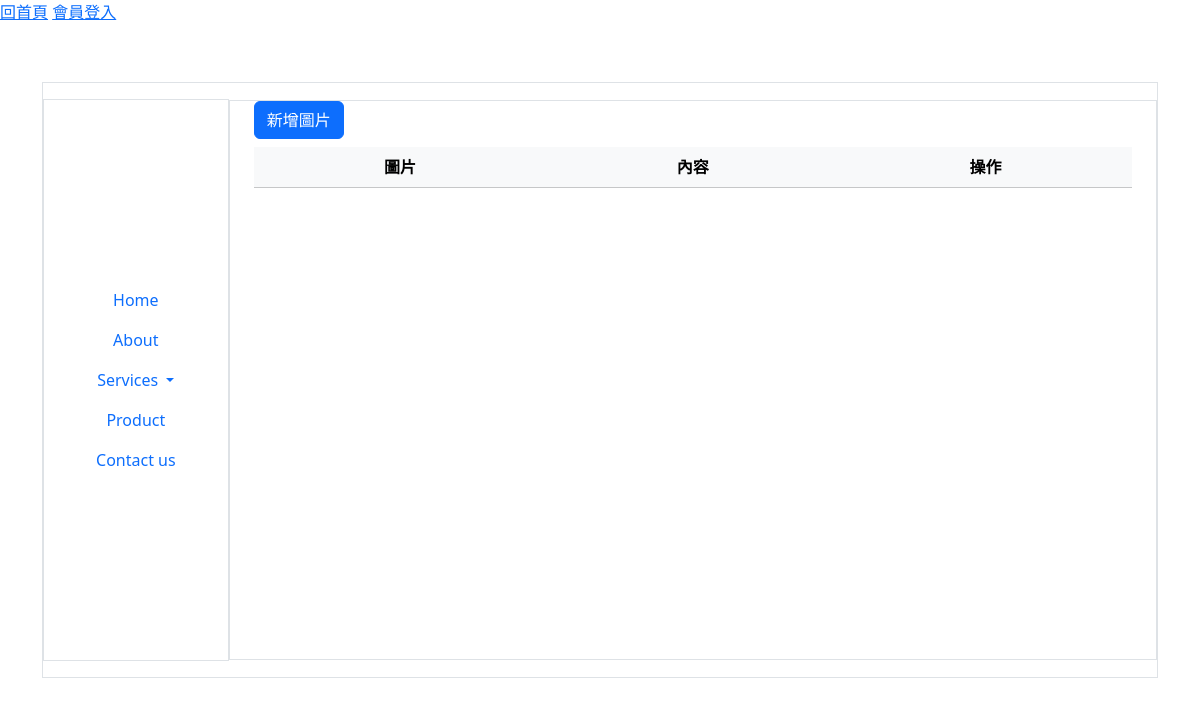
The page /BAWebsite/back.php?do=Offering on the database as committed earlier.
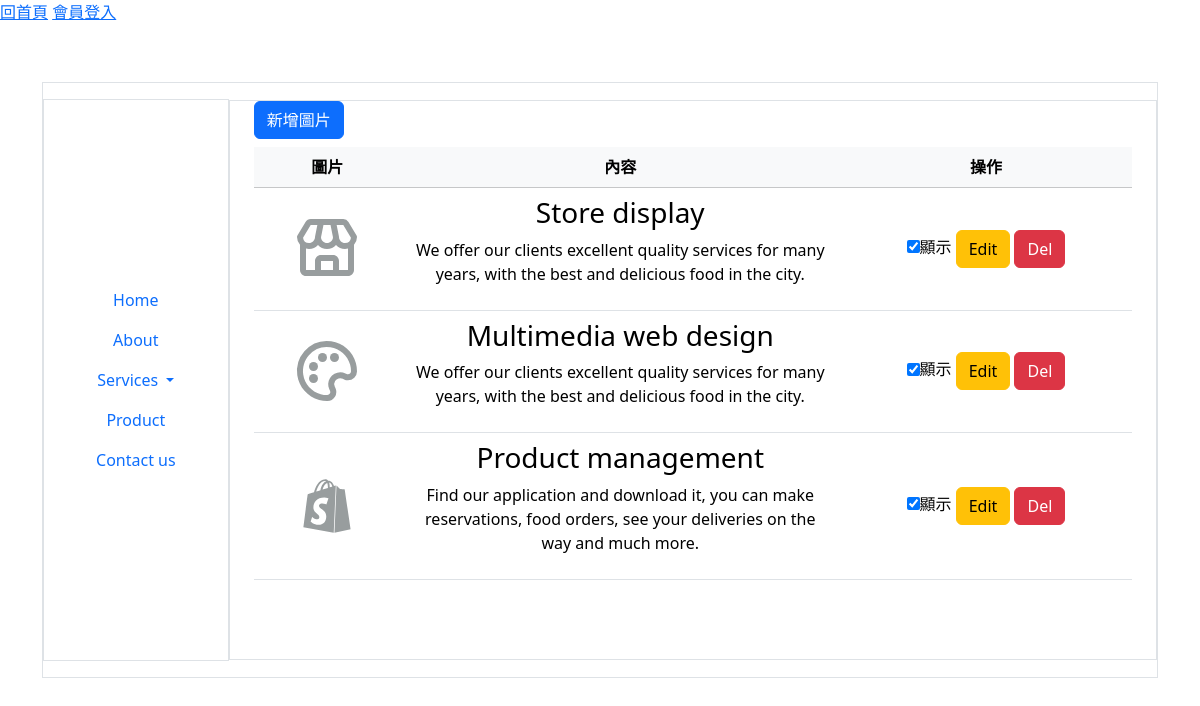
The same page on the database as committed later.
### BAWebsite/api/base.php (called while the page is built, shortened)
<?php
class DB
{
    protected $table;
    protected $dsn = "mysql:host=localhost;charset=utf8;dbname=z220";
    protected $pdo;
    public function __construct($table)
    {
        $this->table = $table;
        $this->pdo = new PDO($this->dsn, 'root', '');
    }
    public function all(...$arg)
    {
        $sql = "select * from  `$this->table`";
        return $this->pdo->query($sql)->fetchAll(PDO::FETCH_ASSOC);
    }
}

### BAWebsite/backend/offering.php (the view, shortened to what this page needs)
<div class="container w-100 h-100 overflow-auto">
    <button type="button" class=" btn btn-primary d-flex justify-content-start mb-2" id="addButton">新增圖片</button>
    <form action="./api/edit.php" method="post">
        <table class="table">
            <thead class="table-light">
                <tr>
                    <th>圖片</th>
                    <th>內容</th>
                    <th>操作</th>
                </tr>
            </thead>
            <tbody>
                <?php
                $rows = ${$do}->all();
                foreach ($rows as $row) {
                    ?>
                    <tr>
                        <td class="text-center align-middle">
                            <?= $row['svg']; ?>
                        </td>
                        <td class="text-center align-middle w-50">
                                <h3 class="menu__name"><?= $row['text1']; ?></h3>
                                <p class="menu__detail"><?= $row['text2']; ?></p>
                        </td>
                        <td class="text-center align-middle">
                            <input type="checkbox" aria-label="checkbox button for following text input" name="sh[]"
                                id="checkbox_<?= $row['id']; ?>" value="<?= $row['id']; ?>" <?= ($row['sh'] == 1) ? "checked" : ""; ?>>顯示
                            <button type="button" class="btn btn-warning"
                                onclick="editRow(<?= htmlspecialchars(json_encode($row)); ?>, 'checkbox_<?= $row['id']; ?>')">Edit</button>
                            <button type="button" class="btn btn-danger"
                                onclick=" del('Offering',<?= $row['id']; ?>)">Del</button>
                        </td>
                    </tr>
                <?php } ?>
            </tbody>
        </table>
    </form>
</div>

Rows that differ between the two databases and show on the page:
added n1-offering: text1 "Store display", text2 "We offer our clients excellent quality services for many years, with the best and delicious food in the city.", sh "☑"
added n1-offering: text1 "Multimedia web design", text2 "We offer our clients excellent quality services for many years, with the best and delicious food in the city.", sh "☑"
added n1-offering: text1 "Product management", text2 "Find our application and download it, you can make reservations, food orders, see your deliveries on the way and much more.", sh "☑"
